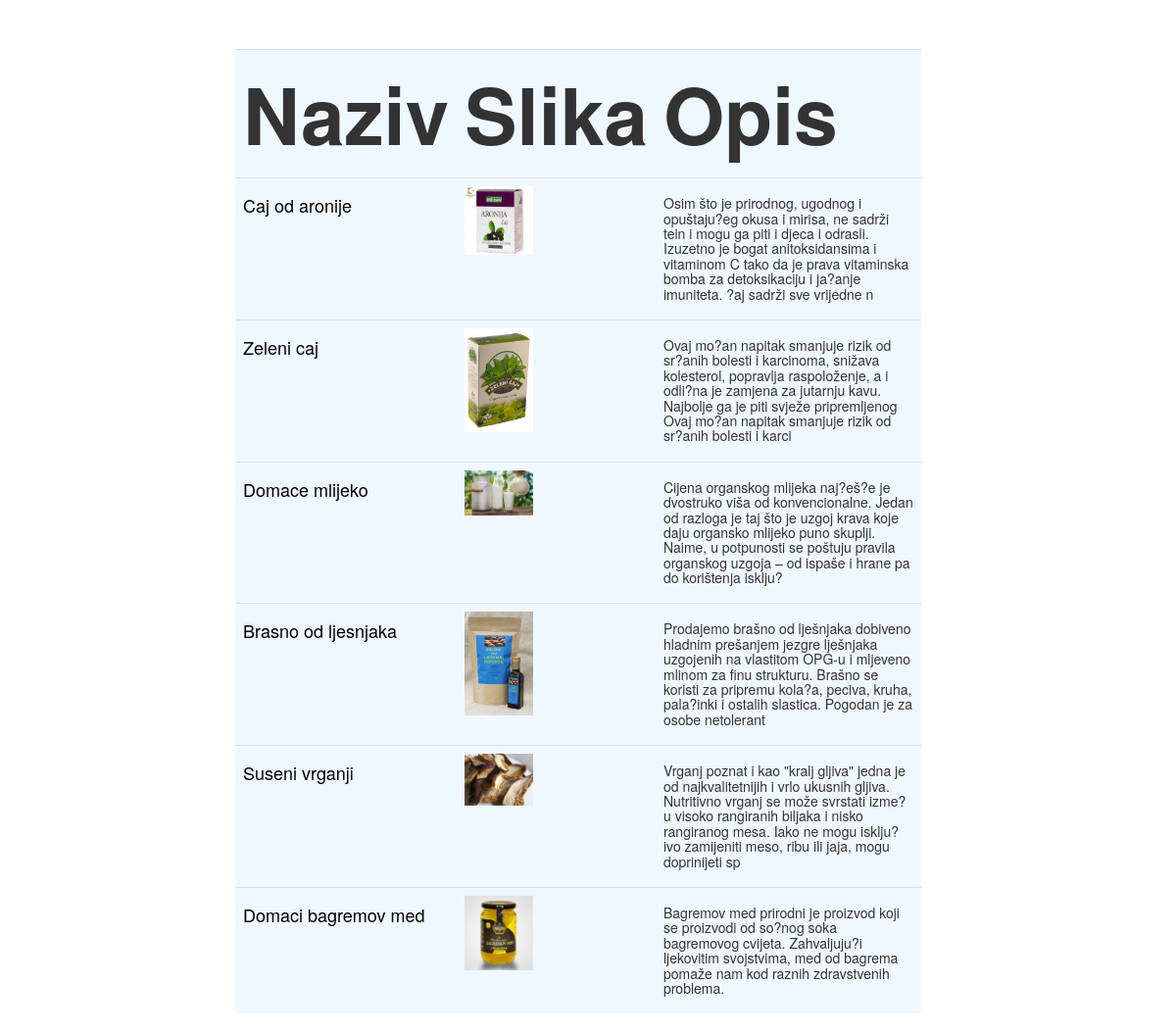
/action.php, run on the app's committed database.
### tables this page shows
CREATE TABLE `products` (
  `id` int(11) NOT NULL,
  `id_user` int(11) NOT NULL,
  `id_category` int(11) NOT NULL,
  `name` varchar(50) NOT NULL,
  `img` varchar(255) NOT NULL,
  `description` varchar(255) NOT NULL,
  `price` float NOT NULL
);

### action.php (the view, shortened to what this page needs)
<html>
<link rel="stylesheet" href="https://maxcdn.bootstrapcdn.com/bootstrap/3.3.7/css/bootstrap.min.css">
</html>
<?php
$db = new mysqli('localhost','root','','eco_products');
$sql = "SELECT * FROM products WHERE name LIKE '%".$_GET["search"]."%'";
$result = $db->query($sql);
$row_count = $result->num_rows;
if($row_count > 0) {
    echo "<table class='table tabel bordered' style='margin-left: 20%; margin-top: 50px; width: 700px; background-color: aliceblue'>
    <tr style='font-size: 80px;'>
   <th>Naziv</th>
   <th>Slika</th>
   <th>Opis</th>
   </tr>";
    while ($row = $result->fetch_assoc()) {
        echo ' <tr>
                    <td><h4><a style="color: black" href="product.php?id=' . $row['id'] . '">' . $row['name'] . '</a></h4></td>
                    <td><img src="uploads/'.$row['img'].'" width="70px;"></td>
                    <td><h5>'. $row["description"].'</h5></td>
                   </tr> ';
    }
} else {
    echo "Nema pronadenih";
}

### data on the page
products: name "Caj od aronije", img (picture), description "Osim što je prirodnog, ugodnog i opuštaju?eg okusa i mirisa, ne sadrži tein i mogu ga piti i djeca i odrasli. Izuzetno je bogat anitoksidansima i vitaminom C tako da je prava vitaminska bomba za detoksikaciju i ja?anje imuniteta. ?aj sadrži sve vrijedne n"
products: name "Zeleni caj", img (picture), description "Ovaj mo?an napitak smanjuje rizik od sr?anih bolesti i karcinoma, snižava kolesterol, popravlja raspoloženje, a i odli?na je zamjena za jutarnju kavu. Najbolje ga je piti svježe pripremljenog Ovaj mo?an napitak smanjuje rizik od sr?anih bolesti i karci"
products: name "Domace mlijeko", img (picture), description "Cijena organskog mlijeka naj?eš?e je dvostruko viša od konvencionalne. Jedan od razloga je taj što je uzgoj krava koje daju organsko mlijeko puno skuplji. Naime, u potpunosti se poštuju pravila organskog uzgoja – od ispaše i hrane pa do korištenja isklju?"
products: name "Brasno od ljesnjaka", img (picture), description "Prodajemo brašno od lješnjaka dobiveno hladnim prešanjem jezgre lješnjaka uzgojenih na vlastitom OPG-u i mljeveno mlinom za finu strukturu. Brašno se koristi za pripremu kola?a, peciva, kruha, pala?inki i ostalih slastica. Pogodan je za osobe netolerant"
products: name "Suseni vrganji", img (picture), description "Vrganj poznat i kao \"kralj gljiva\" jedna je od najkvalitetnijih i vrlo ukusnih gljiva. Nutritivno vrganj se može svrstati izme?u visoko rangiranih biljaka i nisko rangiranog mesa. Iako ne mogu isklju?ivo zamijeniti meso, ribu ili jaja, mogu doprinijeti sp"
products: name "Domaci bagremov med", img (picture), description "Bagremov med prirodni je proizvod koji se proizvodi od so?nog soka bagremovog cvijeta. Zahvaljuju?i ljekovitim svojstvima, med od bagrema pomaže nam kod raznih zdravstvenih problema."
